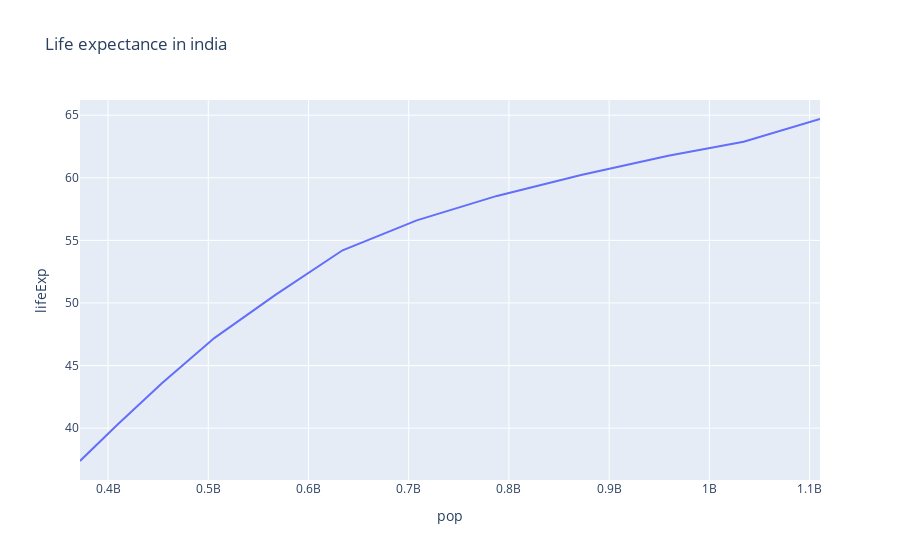

The code cell stored with this chart in its notebook:
### Code cell
df=px.data.gapminder().query("country=='India'")
fig=px.line(df,x="pop",y="lifeExp",title="Life expectance in india")
fig.show()

### Figure 1 — Plotly figure (JSON) as saved in the notebook; plotly's stock layout.template omitted (floating-point values rounded to 4 significant figures)
{"data": [{"hovertemplate": "pop=%{x}<br>lifeExp=%{y}<extra></extra>", "legendgroup": "", "line": {"color": "#636efa", "dash": "solid"}, "marker": {"symbol": "circle"}, "mode": "lines", "name": "", "orientation": "v", "showlegend": false, "type": "scatter", "x": [372000000, 409000000, 454000000, 506000000, 567000000, 634000000, 708000000, 788000000, 872000000, 959000000, 1034172547, 1110396331], "xaxis": "x", "y": [37.37, 40.25, 43.6, 47.19, 50.65, 54.21, 56.6, 58.55, 60.22, 61.77, 62.88, 64.7], "yaxis": "y"}], "layout": {"legend": {"tracegroupgap": 0}, "title": {"text": "Life expectance in india"}, "xaxis": {"anchor": "y", "domain": [0, 1], "title": {"text": "pop"}}, "yaxis": {"anchor": "x", "domain": [0, 1], "title": {"text": "lifeExp"}}}}
